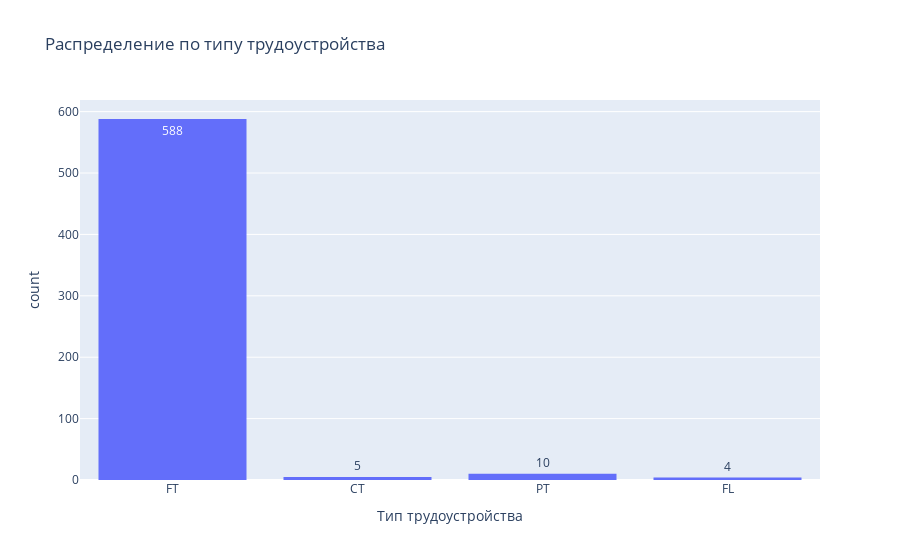

The cell this chart's notebook holds for it:
### Markdown cell above
Ожидаемо чем выше уровень компетенций, тем выше зарплата. Один из важнейших признаков.

### Code cell
fig = px.histogram(df,
                   x='employment_type',
                   title='Распределение по типу трудоустройства',
                   labels={'employment_type': 'Тип трудоустройства',
                           'count': 'Количество'},
                   text_auto=True
                   )

fig.update_xaxes(type='category')
fig.show()

### Figure 1 — Plotly figure (JSON) as saved in the notebook; plotly's stock layout.template omitted (floating-point values rounded to 4 significant figures; data arrays with more than 128 entries replaced by an {"elided": "..."} marker saying what was removed)
{"data": [{"bingroup": "x", "hovertemplate": "Тип трудоустройства=%{x}<br>count=%{y}<extra></extra>", "legendgroup": "", "marker": {"color": "#636efa", "pattern": {"shape": ""}}, "name": "", "orientation": "v", "showlegend": false, "texttemplate": "%{value}", "type": "histogram", "x": {"elided": "607 str values"}, "xaxis": "x", "yaxis": "y"}], "layout": {"barmode": "relative", "legend": {"tracegroupgap": 0}, "title": {"text": "Распределение по типу трудоустройства"}, "xaxis": {"anchor": "y", "domain": [0, 1], "title": {"text": "Тип трудоустройства"}, "type": "category"}, "yaxis": {"anchor": "x", "domain": [0, 1], "title": {"text": "count"}}}}
